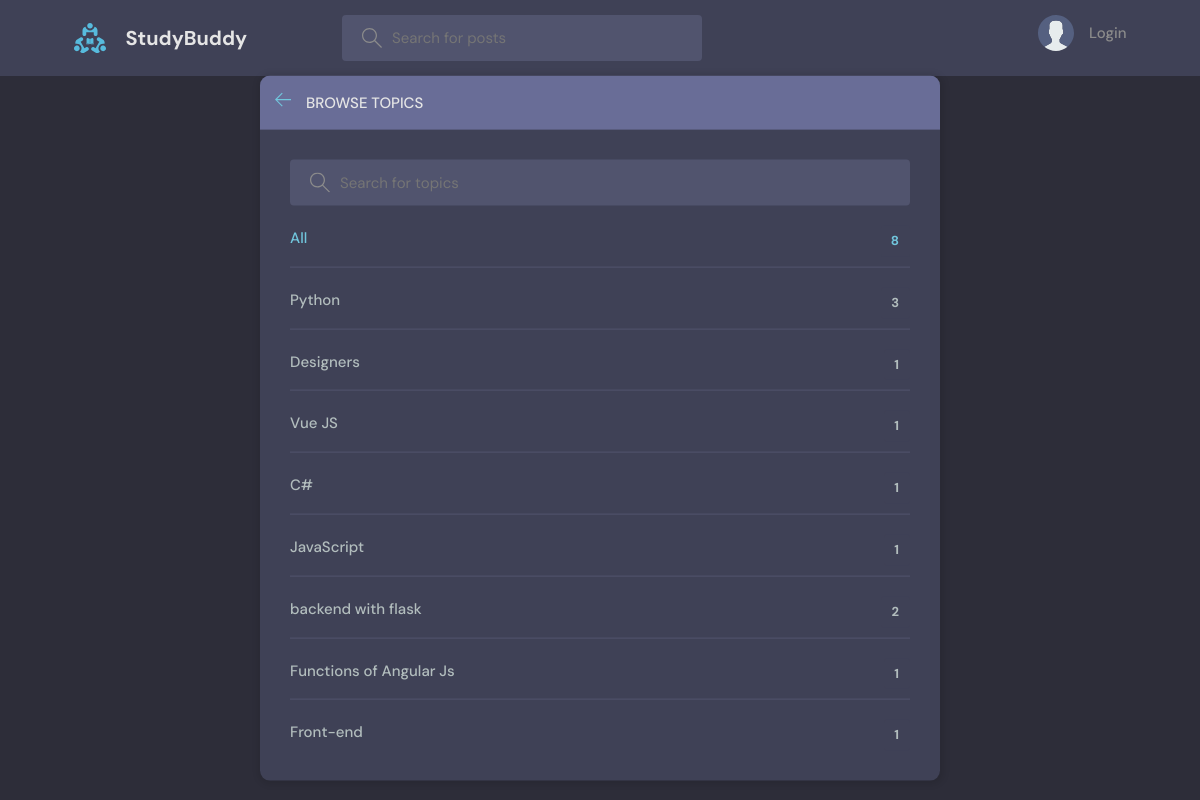
Page /topics/ on the committed database.
### base/models.py (models this page shows, shortened)
class Topic(models.Model):
    name = models.CharField(max_length=200)

### base/views.py (the view)
# urls.py: path('topics/', views.topicsPage, name="topics"),
def topicsPage(request):
    q = request.GET.get('q') if request.GET.get('q') != None else ''
    topics = Topic.objects.filter(name__icontains=q)
    return render(request, 'base/topics.html', {'topics': topics})

### base/templates/base/topics.html (shortened to what this page needs)
{% extends 'main.html' %}
{% block content %}
<main class="create-room layout">
  <div class="container">
    <div class="layout__box">
      <div class="layout__boxHeader">
        <div class="layout__boxTitle">
          <a href="{% url 'home' %}">
            <svg version="1.1" xmlns="http://www.w3.org/2000/svg" width="32" height="32" viewBox="0 0 32 32">
              <title>arrow-left</title>
              <path
                d="M13.723 2.286l-13.723 13.714 13.719 13.714 1.616-1.611-10.96-10.96h27.625v-2.286h-27.625l10.965-10.965-1.616-1.607z">
              </path>
            </svg>
          </a>
          <h3>Browse Topics</h3>
        </div>
      </div>
      <div class="topics-page layout__body">
        <form action="" method="GET" class="header__search">
          <label>
            <input name="q" placeholder="Search for topics" />
          </label>
        </form>
        <ul class="topics__list">
          <li>
            <a href="{% url 'topics' %}" class="active">All <span>{{topics.count}}</span></a>
          </li>
          {% for topic in topics %}
          <li>
            <a href="{% url 'home' %}?q={{topic.name}}">{{ topic.name }} <span>{{topic.room_set.all.count}}</span></a>
          </li>
          {% endfor %}
        </ul>
      </div>
    </div>
  </div>
</main>
{% endblock content %}

### static/styles/style.css (style rules this page uses)
:root { --color-main: #71c6dd; --color-main-light: #e1f6fb; --color-dark: #3f4156; --color-dark-medium: #51546e; --color-dark-light: #696d97; --color-light: #e5e5e5; --color-gray: #8b8b8b; --color-light-gray: #b2bdbd; --color-bg: #2d2d39; --color-success: #5dd693; --color-error: #fc4b0b; }
* { font-family: "DM Sans", -apple-system, BlinkMacSystemFont, "Segoe UI", Roboto, Oxygen, Ubuntu, Cantarell, "Open Sans", "Helvetica Neue", sans-serif; margin: 0; padding: 0; box-sizing: border-box; text-rendering: optimizeLegibility; font-size: inherit; }
html { font-size: 56.25%; }
@media only screen and (min-width: 1200px) { html { font-size: 62.5%; } }
body { line-height: 1.6; font-weight: 400; font-size: 1.5rem; color: var(--color-light-gray); background-color: var(--color-bg); min-height: 100vh; }
a { display: inline-block; color: var(--color-main); text-decoration: none; }
.container { max-width: 120rem; width: 90%; margin: auto; }
.header__search > label { background-color: var(--color-dark-medium); padding: 1.3rem 1rem; display: flex; align-items: center; gap: 1rem; border-radius: 4px; }
.header__search svg { fill: var(--color-gray); width: 2rem; height: 2rem; margin-left: 1rem; }
.header__search input { width: 30rem; background: transparent; border: none; outline: none; color: var(--color-light); }
.layout { margin-top: 2.4rem; }
.layout > .container { display: flex; justify-content: space-between; align-items: flex-start; }
.layout__box { width: 90%; max-width: 48rem; min-height: 40rem; position: absolute; top: 50%; left: 50%; transform: translate(-50%, -46%); background-color: var(--color-dark); border-radius: 1rem; box-shadow: 1px 1px 6px 3px rgba(0, 0, 0, 0.1); overflow: hidden; }
.layout__boxHeader { display: flex; padding: 1.5rem; background-color: var(--color-dark-light); }
.layout__boxTitle { display: flex; gap: 1.5rem; align-items: center; }
.layout__boxTitle h3 { text-transform: uppercase; font-weight: 500; color: var(--color-light); }
.layout__boxTitle svg { width: 1.6rem; height: 1.6rem; fill: var(--color-main); }
.layout__body { margin: 3rem; }
.topics__list { list-style: none; }
.topics__list li a { display: flex; justify-content: space-between; margin-bottom: 3rem; font-weight: 500; color: var(--color-light-gray); transition: all 0.3s ease-in-out; }
.topics__list li a.active, .topics__list li a:hover { color: var(--color-main); }
.topics__list li a span { padding: 0.5rem 1rem; background-color: var(--color-dark); border-radius: 3px; font-size: 1.3rem; font-weight: 700; letter-spacing: 1px; }
.topics-page .topics__list li:not(:last-child) a { margin: 2rem 0; padding-bottom: 1rem; text-decoration: none; border-bottom: 1px solid var(--color-dark-medium); }
.topics-page .header__search { display: block; }
.create-room.layout .layout__box { max-width: 68rem; }

### rows in the picture
Topic: name "Python", room_set.all.count "3"
Topic: name "Designers", room_set.all.count "1"
Topic: name "Vue JS", room_set.all.count "1"
Topic: name "C#", room_set.all.count "1"
Topic: name "JavaScript", room_set.all.count "1"
Topic: name "backend with flask", room_set.all.count "2"
Topic: name "Functions of Angular Js", room_set.all.count "1"
Topic: name "Front-end", room_set.all.count "1"

### other values in the picture
{{ topics.count }} "8"
